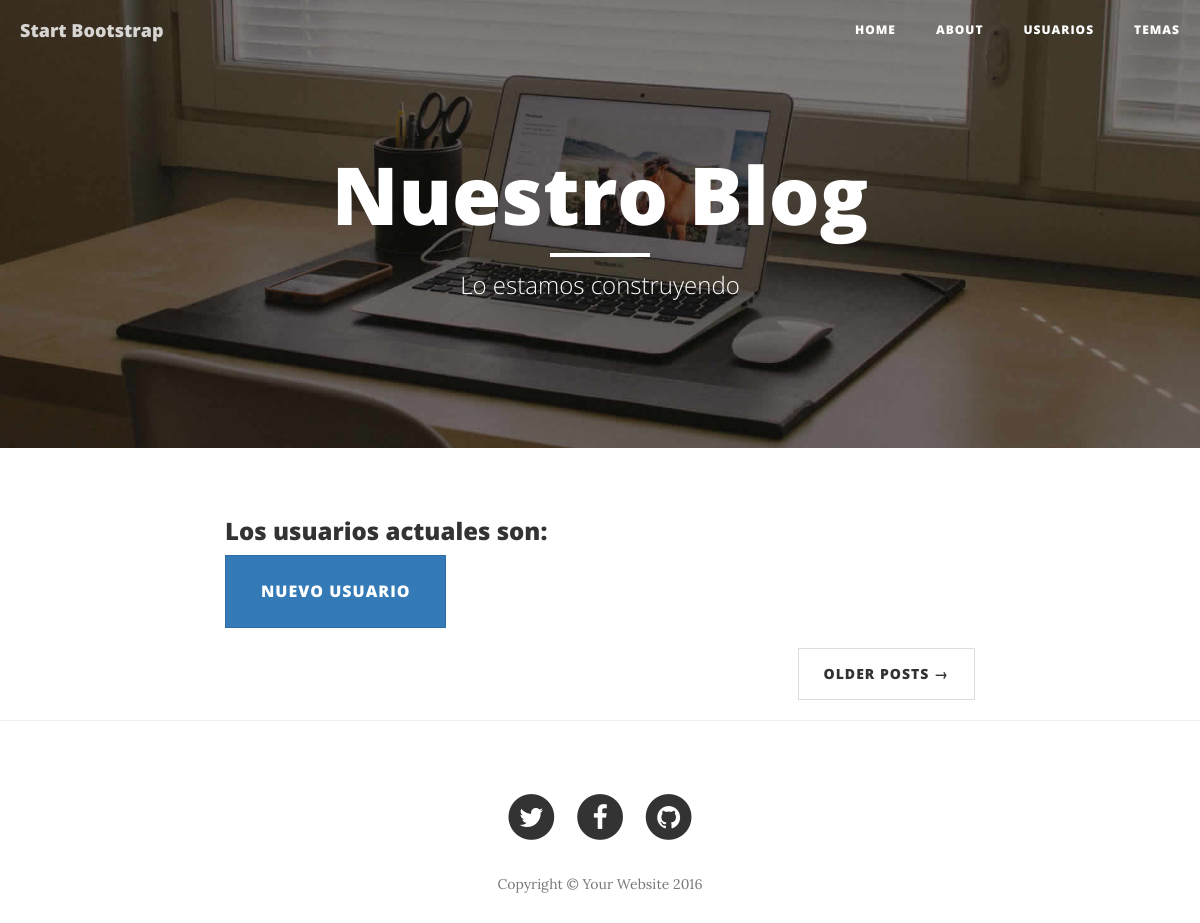
Before: /post/lista_usuarios with the older database file.
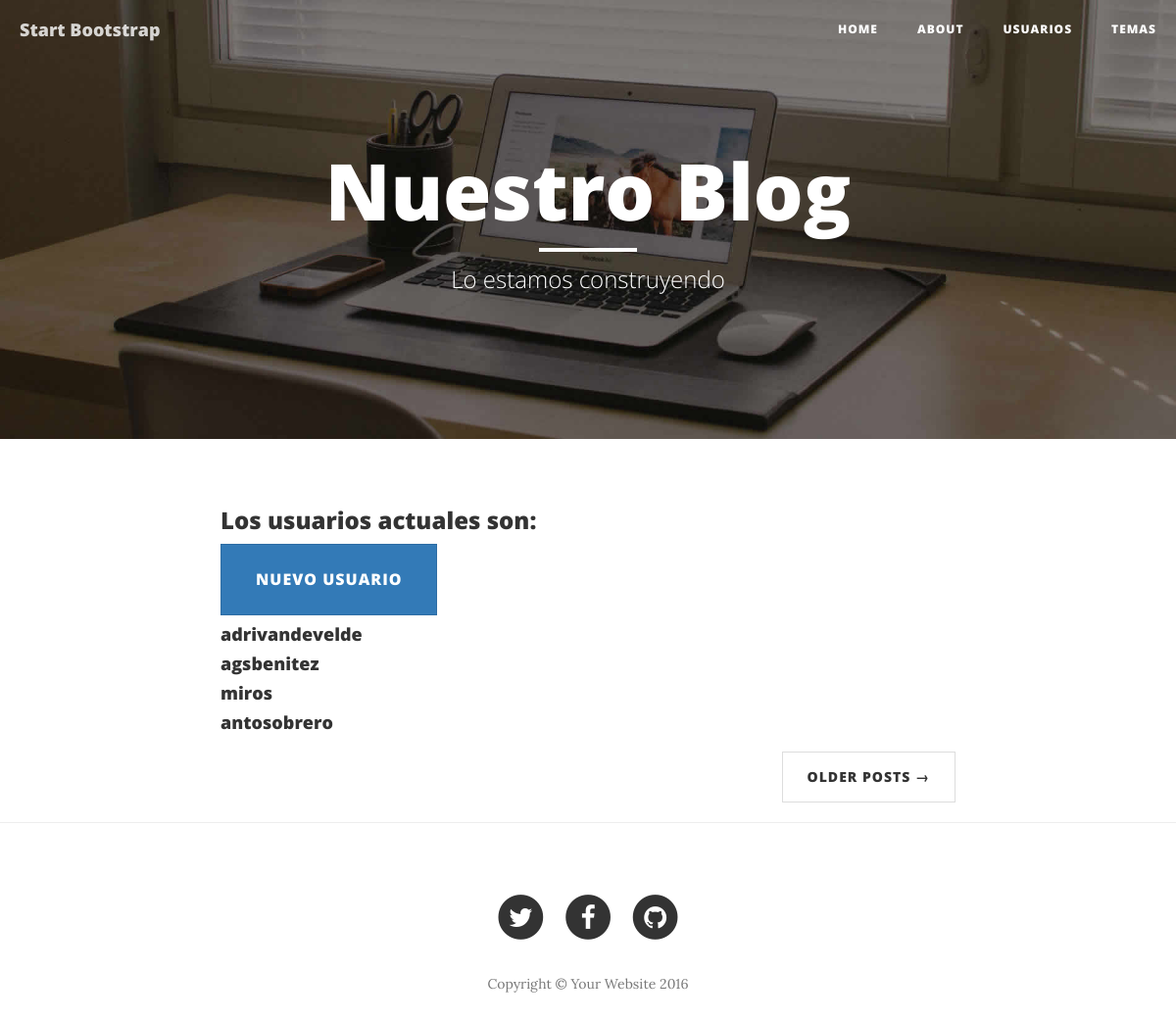
After: the same page with the newer database file.
### post_app/models.py (models this page shows)
class Usuarios(models.Model):
    username=models.CharField(max_length=30)
    nombre_usuario= models.CharField(max_length=30)
    apellido_usuario= models.CharField(max_length=30)
    email= models.EmailField()
    profesion = models.CharField(max_length=30)
    edad= models.DecimalField(decimal_places= 0, max_digits= 3)

### post_app/views.py (the view)
# urls.py: path('lista_usuarios', Usuarios_listView.as_view(), name="usuarios_list"),
class Usuarios_listView(ListView):
    model= Usuarios
    context_object_name= 'usuarios'
    template_name= 'usuarios_list.html'

### post_app/templates/usuarios_list.html
{% extends 'index.html' %}
{% load static %}
{% block content %}
    <h3>Los usuarios actuales son:</h3>
    <a href="{% url 'post_app:usuario_add' %}" class="btn btn-primary btn-lg role="button">Nuevo Usuario</a>
    {% for usuario in usuarios %}
        <h4>{{ usuario.username }}</h4>
    {% endfor %}
{% endblock content %}

### templates/index.html (shortened to what this page needs)
<!DOCTYPE html>
<html lang="en">
<head>
    {% load static %}
    <link href="{% static 'vendor/bootstrap/css/bootstrap.min.css' %}" rel="stylesheet">
    <link href="{% static 'css/clean-blog.min.css' %}" rel="stylesheet">
    <link href="{% static 'vendor/font-awesome/css/font-awesome.min.css'%}" rel="stylesheet" type="text/css">
    {% block extrascss %}
        <link href="{% static 'css/micss.css' %}" rel="stylesheet">
    {% endblock extrascss%}
</head>
<body>
    {% include "nav.html" %}
    {% include "header.html" %}
    <div class="container">
        <div class="row">
            <div class="col-lg-8 col-lg-offset-2 col-md-10 col-md-offset-1">
                    {% block content %}
                    {% endblock %}
                <ul class="pager">
                    <li class="next">
                        <a href="#">Older Posts &rarr;</a>
                    </li>
                </ul>
            </div>
        </div>
    </div>
    <hr>
    {% include "footer.html" %}
</body>
</html>

### templates/nav.html (shortened to what this page needs)
<nav class="navbar navbar-default navbar-custom navbar-fixed-top">
    <div class="container-fluid">
        <div class="navbar-header page-scroll">
            <a class="navbar-brand" href="index.html">Start Bootstrap</a>
        </div>
        <div class="collapse navbar-collapse" id="bs-example-navbar-collapse-1">
            <ul class="nav navbar-nav navbar-right">
                <li>
                    <a href="{% url 'post_app:post_list'%}">Home</a>
                </li>
                <li>
                    <a href="#">About</a>
                </li>
                <li>
                    <a href="{% url 'post_app:usuarios_list'%}">Usuarios</a>
                </li>
                <li>
                    <a href="{% url 'post_app:temas_list'%}">Temas</a>
                </li>
            </ul>
        </div>
    </div>
</nav>

### templates/header.html
{% load static %}
    <header class="intro-header" style="background-image: url('{% static 'img/home-bg.jpg' %}')">
        <div class="container">
            <div class="row">
                <div class="col-lg-8 col-lg-offset-2 col-md-10 col-md-offset-1">
                    <div class="site-heading">
                        <h1>Nuestro Blog</h1>
                        <hr class="small">
                        <span class="subheading">Lo estamos construyendo</span>
                    </div>
                </div>
            </div>
        </div>
    </header>

### templates/footer.html
<footer>
    <div class="container">
        <div class="row">
            <div class="col-lg-8 col-lg-offset-2 col-md-10 col-md-offset-1">
                <ul class="list-inline text-center">
                    <li>
                        <a href="#">
                            <span class="fa-stack fa-lg">
                                <i class="fa fa-circle fa-stack-2x"></i>
                                <i class="fa fa-twitter fa-stack-1x fa-inverse"></i>
                            </span>
                        </a>
                    </li>
                    <li>
                        <a href="#">
                            <span class="fa-stack fa-lg">
                                <i class="fa fa-circle fa-stack-2x"></i>
                                <i class="fa fa-facebook fa-stack-1x fa-inverse"></i>
                            </span>
                        </a>
                    </li>
                    <li>
                        <a href="#">
                            <span class="fa-stack fa-lg">
                                <i class="fa fa-circle fa-stack-2x"></i>
                                <i class="fa fa-github fa-stack-1x fa-inverse"></i>
                            </span>
                        </a>
                    </li>
                </ul>
                <p class="copyright text-muted">Copyright &copy; Your Website 2016</p>
            </div>
        </div>
    </div>
</footer>

Changed rows visible on the page:
added Usuarios: username "adrivandevelde"
added Usuarios: username "agsbenitez"
added Usuarios: username "miros"
added Usuarios: username "antosobrero"
